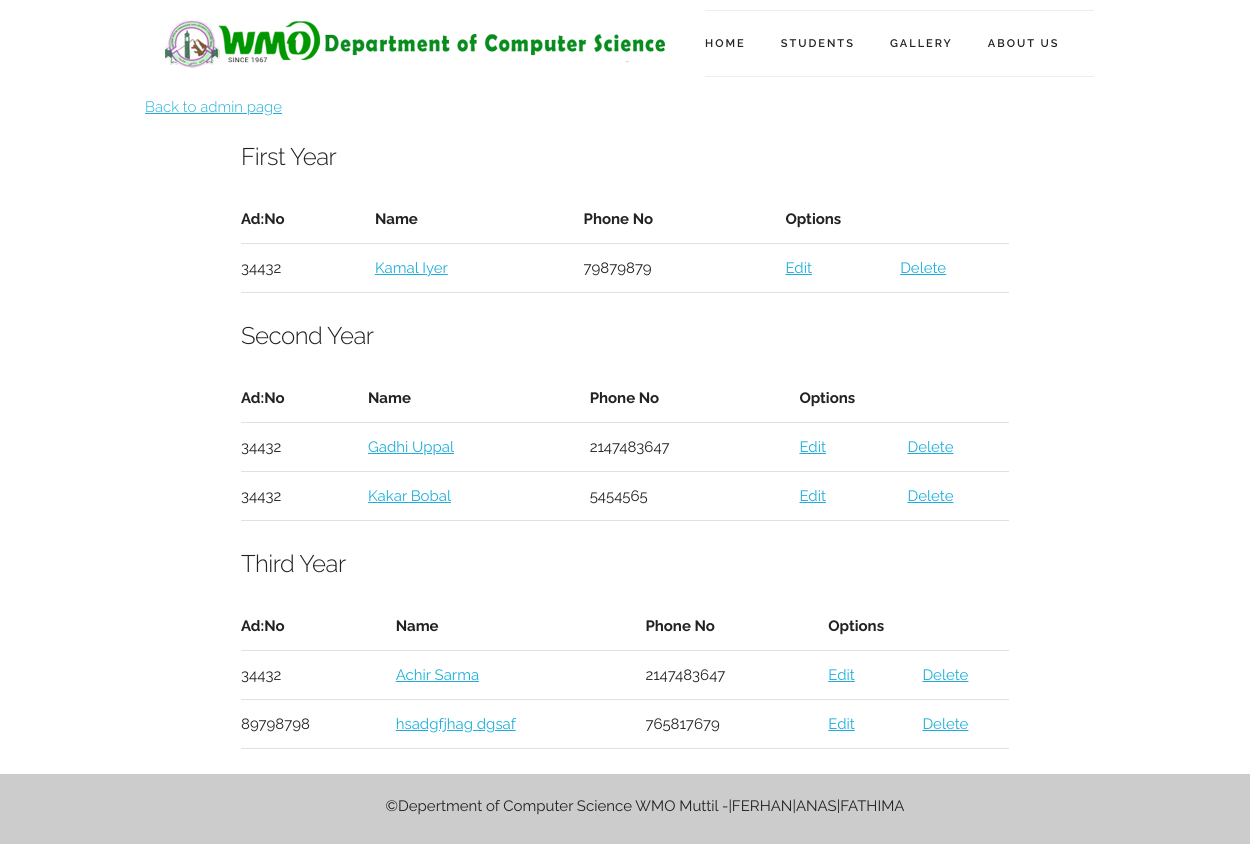
/viewstudent.php (signed in), run on the app's committed database.
### tables this page shows
CREATE TABLE IF NOT EXISTS `students` (
`id` int(11) NOT NULL,
  `firstname` varchar(100) NOT NULL,
  `lastname` varchar(100) NOT NULL,
  `dob` date NOT NULL,
  `gender` varchar(6) NOT NULL,
  `year` int(11) NOT NULL,
  `phone` int(12) NOT NULL,
  `parent` text NOT NULL,
  `email` varchar(100) NOT NULL,
  `adm_no` int(10) NOT NULL,
  `remarks` text NOT NULL
);

### viewstudent.php (the view, shortened to what this page needs)
<?php
include_once "functions.php";
?>
<!DOCTYPE html>
<html lang="en">
<head>
<?php include_once "/includes/css.php";?>
</head>
<body>
<?php include_once("/includes/header.php");?>
  <div class="container">
 <a href="admin.php"><h6>Back to admin page</h6></a>
  <section class="container student-page">
  <div class="first_year">
  <label for="first_year"><h5>First Year</h5></label>
  <table class="u-full-width">
      <thead>
        <tr>
          <th>Ad:No</th>
          <th>Name</th>
          <th>Phone No</th>
          <th colspan="2">Options</th>
        </tr>
      </thead>
      <tbody>
  <?php
  $sql = "SELECT * FROM students WHERE year=1 ORDER BY adm_no ASC";
                if($result = mysqli_query($conn, $sql)){
                  if(mysqli_num_rows($result) > 0){
                    while($row = mysqli_fetch_array($result)){
                        $id=$row['id'];
                        $adm_no=$row['adm_no'];
                        $name=$row['firstname'] . $row['lastname'];
                        $phone=$row['phone'];
                         echo "<tr>";
                         echo "<td>".$adm_no."</td>";
                         echo "<td>". "<a href=\"student.php?id=$id\">" . $name."</a></td>";
                         echo "<td>".$phone."</td>";
                         echo "<td><a href=\"editstud.php?id=$id\">" . "Edit" . "</a></td>";
                         echo "<td><a href=\"deletestud.php?id=$id\">" . "Delete" . "</a></td>";
                         echo "</tr>";
                    }
                    echo "</tbody></table>";
                  } else{
                 echo "No Students ";
                    }
                } else{
                  echo "ERROR: Could not able to execute $sql. " . mysqli_error($conn);
                }
?>
  </div>
   <div class="second_year">
  <label for="second_year"><h5>Second Year</h5></label>
  <table class="u-full-width">
      <thead>
        <tr>
          <th>Ad:No</th>
          <th>Name</th>
          <th>Phone No</th>
          <th colspan="2">Options</th>
        </tr>
      </thead>
      <tbody>
  <?php
  $sql = "SELECT * FROM students WHERE year=2 ORDER BY adm_no ASC";
                if($result = mysqli_query($conn, $sql)){
                  if(mysqli_num_rows($result) > 0){
                    while($row = mysqli_fetch_array($result)){
                        $id=$row['id'];
                        $adm_no=$row['adm_no'];
                        $name=$row['firstname'] . ' ' .$row['lastname'];
                        $phone=$row['phone'];
                         echo "<tr>";
                         echo "<td>".$adm_no."</td>";
                         echo "<td>". "<a href=\"student.php?id=$id\">" . $name."</a></td>";
                         echo "<td>".$phone."</td>";
                         echo "<td><a href=\"editstud.php?id=$id\">" . "Edit" . "</a></td>";
                         echo "<td><a href=\"deletestud.php?id=$id\">" . "Delete" . "</a></td>";
                         echo "</tr>";
                    }
                    echo "</tbody></table>";
                  } else{
                 echo "No Students ";
                    }
                } else{
                  echo "ERROR: Could not able to execute $sql. " . mysqli_error($conn);
                }
?>
  </div>
    <div class="third_year">
  <label for="third_year"><h5>Third Year</h5></label>
  <table class="u-full-width">
      <thead>
        <tr>
          <th>Ad:No</th>
          <th>Name</th>
          <th>Phone No</th>
          <th colspan="2">Options</th>
        </tr>
      </thead>
      <tbody>
  <?php
  $sql = "SELECT * FROM students WHERE year=3 ORDER BY adm_no ASC";
                if($result = mysqli_query($conn, $sql)){
                  if(mysqli_num_rows($result) > 0){
                    while($row = mysqli_fetch_array($result)){
                        $id=$row['id'];
                        $adm_no=$row['adm_no'];
                        $name=$row['firstname'] . ' ' .$row['lastname'];
                        $phone=$row['phone'];
                         echo "<tr>";
                         echo "<td>".$adm_no."</td>";
                         echo "<td>". "<a href=\"student.php?id=$id\">" . $name."</a></td>";
                         echo "<td>".$phone."</td>";
                         echo "<td><a href=\"editstud.php?id=$id\">" . "Edit" . "</a></td>";
                         echo "<td><a href=\"deletestud.php?id=$id\">" . "Delete" . "</a></td>";
                         echo "</tr>";
                    }
                    echo "</tbody></table>";
                  } else{
                 echo "No Students ";
                    }
                } else{
                  echo "ERROR: Could not able to execute $sql. " . mysqli_error($conn);
                }
?>
  </div>
</section>
</div>
<?php include_once("includes/footer.php");?>

### css/skeleton.css (style rules this page uses)
.container { position: relative; width: 100%; max-width: 960px; margin: 0 auto; padding: 0 20px; box-sizing: border-box; }
@media (min-width: 400px) { .container { width: 85%; padding: 0; } }
@media (min-width: 550px) { .container { width: 80%; } }
html { font-size: 62.5%; }
body { font-size: 1.5em; line-height: 1.6; font-weight: 400; font-family: "Raleway", "HelveticaNeue", "Helvetica Neue", Helvetica, Arial, sans-serif; color: #222; }
h1, h2, h3, h4, h5, h6 { margin-top: 0; margin-bottom: 2rem; font-weight: 300; }
h5 { font-size: 1.8rem; line-height: 1.5; letter-spacing: -.05rem; }
h6 { font-size: 1.5rem; line-height: 1.6; letter-spacing: 0; }
@media (min-width: 550px) { h5 { font-size: 2.4rem; } }
@media (min-width: 550px) { h6 { font-size: 1.5rem; } }
a { color: #1EAEDB; }
label, legend { display: block; margin-bottom: .5rem; font-weight: 600; }
th, td { padding: 12px 15px; text-align: left; border-bottom: 1px solid #E1E1E1; }
th:first-child, td:first-child { padding-left: 0; }
th:last-child, td:last-child { padding-right: 0; }
pre, blockquote, dl, figure, table, p, ul, ol, form { margin-bottom: 2.5rem; }
.u-full-width { width: 100%; box-sizing: border-box; }
.container:after, .row:after, .u-cf { content: ""; display: table; clear: both; }

### data on the page
students: adm_no "34432", name "Kamal Iyer", phone "79879879"
students: adm_no "34432", name "Gadhi Uppal", phone "2147483647"
students: adm_no "34432", name "Kakar Bobal", phone "5454565"
students: adm_no "34432", name "Achir Sarma", phone "2147483647"
students: adm_no "89798798", name "hsadgfjhag dgsaf", phone "765817679"
